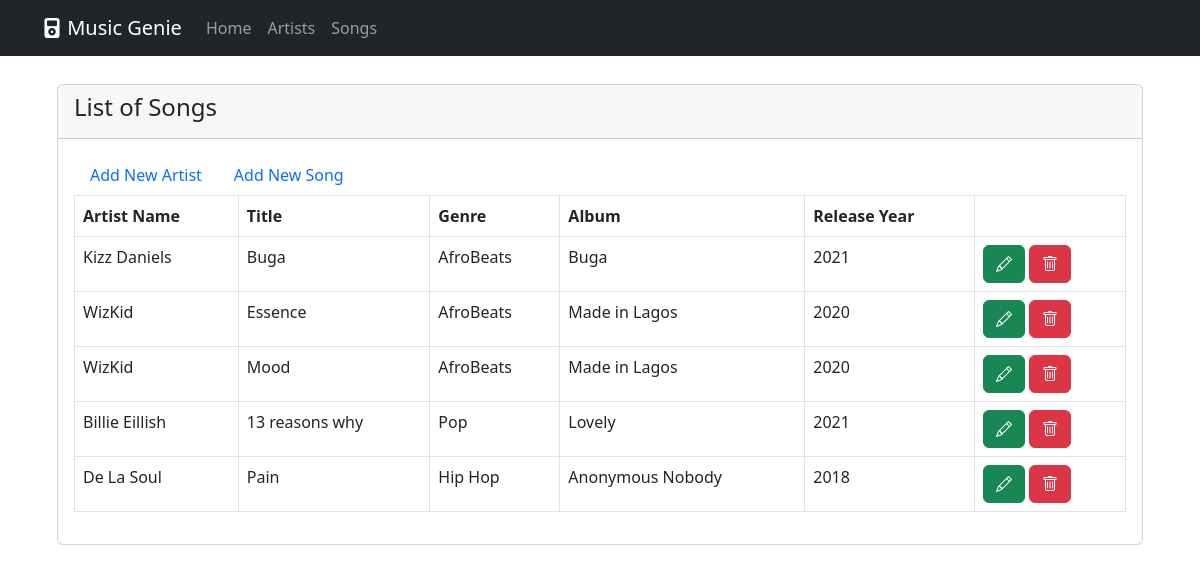
Page /songs on the earlier database version.
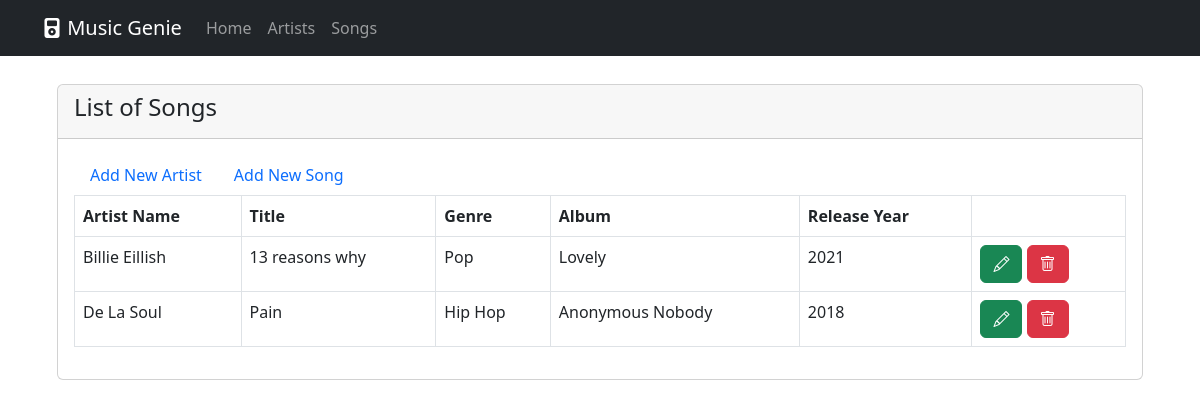
Same page on the later database version.
### music_app/models.py (models this page shows, shortened)
class Song(models.Model):
    id = models.AutoField(primary_key=True)
    genre = models.CharField(max_length=60)
    title = models.CharField(max_length=100)
    release_year = models.IntegerField(null=True)
    album = models.CharField(max_length=80, null=True)
    artist = models.ForeignKey(Artist, on_delete=models.CASCADE)
    class Meta:
        verbose_name = "Song"
        verbose_name_plural = "Songs"
    @property
    def artistName(self):
        return self.artist.name

class Artist(models.Model):
    id = models.AutoField(primary_key=True)
    name = models.CharField('',max_length=100, null=False)
    age = models.IntegerField('',null=True)
    nationality = models.CharField('',max_length=200)
    website = models.CharField('',max_length=100)
    label = models.CharField('',max_length=200)
    image = models.ImageField('',upload_to='images/', null=True)
    class Meta:
        verbose_name = 'Artist'
        verbose_name_plural = 'Artists'

### music_app/views.py (the view)
# urls.py: path('songs', SongListView.as_view(), name='songs'),
class SongListView(ListView):
    model = Song
    context_object_name = 'songs'
    template_name = 'list_songs.html'

### templates/list_songs.html (shortened to what this page needs)
{% extends '_base.html' %}
{% block content %}
<div class="card">
    <div class="card-header card-header-secondary">
        <h4 class="card-title">List of Songs</h4>
    </div>
    <div class="card-body">
        <ul class="nav nav-pills">
            <li class="nav-item">
                <a class="nav-link" href="{% url 'add_artist' %}"> Add New Artist</a>
            </li>
            <li class="nav-item">
                <a class="nav-link" href="{% url 'add_song' %}">Add New Song</a>
            </li>
        </ul>
        {% if songs %}
        <table class="table table-bordered striped table-hover">
            <thead>
                <tr>
                    <th scope="col">Artist Name</th>
                    <th scope="col">Title</th>
                    <th scope="col">Genre</th>
                    <th scope="col">Album</th>
                    <th scope="col">Release Year</th>
                    <th scope="col"></th>
                </tr>
            </thead>
            <tbody>
                {% for song in songs %}
                <tr>
                    <td>{{song.artistName}}</td>
                    <td>{{song.title}}</td>
                    <td>{{song.genre}}</td>
                    <td>{{song.album}}</td>
                    <td>{{song.release_year}}</td>
                    <td>
                        <a href="song-details/{{song.id}}" class="btn btn btn-success" type="button"><i
                                class="bi bi-pencil"></i></a>
                        <a href="song-delete/{{artist.id}}" class="btn btn btn-danger" type="button"><i
                                class="bi bi-trash"></i></a>
                    </td>
                </tr>
                {% endfor %}
            </tbody>
        </table>
        {% else %}
        No songs found in database
        {% endif %}
    </div>
</div>
{% endblock content %}

Differences in the rows shown:
removed Song: artistName "Kizz Daniels", title "Buga", genre "AfroBeats", album "Buga", release_year "2021"
removed Song: artistName "WizKid", title "Essence", genre "AfroBeats", album "Made in Lagos", release_year "2020"
removed Song: artistName "WizKid", title "Mood", genre "AfroBeats", album "Made in Lagos", release_year "2020"
